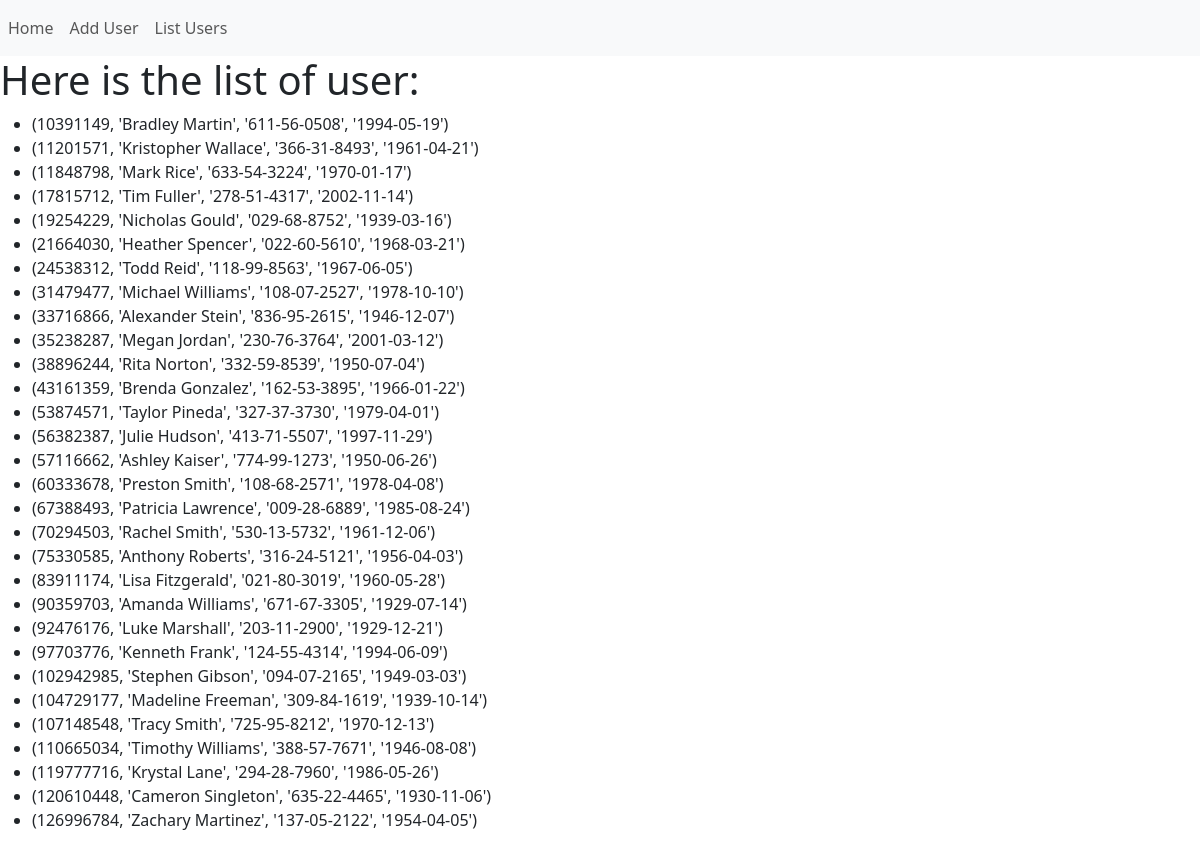
Page /listuser on the committed database.
### app.py (models this page shows, shortened)
class User(db.Model):
    __tablename__ = 'users'
    id = db.Column(db.Integer,primary_key=True)
    name = db.Column(db.Text)
    ssn = db.Column(db.Text)
    zipcode = db.Column(db.Text)
    dob = db.Column(db.Text)
    bills = db.relationship('Bill',backref='user',lazy='dynamic')

### app.py (the view)
@app.route('/listuser')
def list_user():
    users = User.query.all()
    return render_template('listuser.html',users=users)

### templates/listuser.html
{% extends "base.html" %}
{% block content %}
    <div lass="mt-4 p-5 bg-primary text-white rounded">
        <h1>Here is the list of user:</h1>
<ul>
          {% for item in users %}
               <li>  {{ item.id , item.name,item.ssn,item.dob}}  </li>
                {% endfor %}
      </ul>
    </div>
{% endblock%}

### templates/base.html (shortened to what this page needs)
<!doctype html>
<html lang="en">
<head>
    <link href="https://cdn.jsdelivr.net/npm/bootstrap@5.3.3/dist/css/bootstrap.min.css" rel="stylesheet">
  </head>
  <body>
    <nav class="navbar navbar-expand-lg navbar-light bg-light">
        <div class="navbar-nav">
            <a class="nav-item nav-link" href="{{url_for('index')}}">Home</a>
            <a class="nav-item nav-link" href="{{url_for('add_user')}}">Add User</a>
            <a class="nav-item nav-link" href="{{url_for('list_user')}}">List Users</a>
        </div>
    </nav>
    {% block content%}
    {% endblock %}
  </body>
</html>

### rows in the picture
User: id+name+ssn "(10391149, 'Bradley Martin', '611-56-0508', '1994-05-19')"
User: id+name+ssn "(11201571, 'Kristopher Wallace', '366-31-8493', '1961-04-21')"
User: id+name+ssn "(11848798, 'Mark Rice', '633-54-3224', '1970-01-17')"
User: id+name+ssn "(17815712, 'Tim Fuller', '278-51-4317', '2002-11-14')"
User: id+name+ssn "(19254229, 'Nicholas Gould', '029-68-8752', '1939-03-16')"
User: id+name+ssn "(21664030, 'Heather Spencer', '022-60-5610', '1968-03-21')"
User: id+name+ssn "(24538312, 'Todd Reid', '118-99-8563', '1967-06-05')"
User: id+name+ssn "(31479477, 'Michael Williams', '108-07-2527', '1978-10-10')"
User: id+name+ssn "(33716866, 'Alexander Stein', '836-95-2615', '1946-12-07')"
User: id+name+ssn "(35238287, 'Megan Jordan', '230-76-3764', '2001-03-12')"
User: id+name+ssn "(38896244, 'Rita Norton', '332-59-8539', '1950-07-04')"
User: id+name+ssn "(43161359, 'Brenda Gonzalez', '162-53-3895', '1966-01-22')"
User: id+name+ssn "(53874571, 'Taylor Pineda', '327-37-3730', '1979-04-01')"
User: id+name+ssn "(56382387, 'Julie Hudson', '413-71-5507', '1997-11-29')"
User: id+name+ssn "(57116662, 'Ashley Kaiser', '774-99-1273', '1950-06-26')"
User: id+name+ssn "(60333678, 'Preston Smith', '108-68-2571', '1978-04-08')"
User: id+name+ssn "(67388493, 'Patricia Lawrence', '009-28-6889', '1985-08-24')"
User: id+name+ssn "(70294503, 'Rachel Smith', '530-13-5732', '1961-12-06')"
User: id+name+ssn "(75330585, 'Anthony Roberts', '316-24-5121', '1956-04-03')"
User: id+name+ssn "(83911174, 'Lisa Fitzgerald', '021-80-3019', '1960-05-28')"
User: id+name+ssn "(90359703, 'Amanda Williams', '671-67-3305', '1929-07-14')"
User: id+name+ssn "(92476176, 'Luke Marshall', '203-11-2900', '1929-12-21')"
User: id+name+ssn "(97703776, 'Kenneth Frank', '124-55-4314', '1994-06-09')"
User: id+name+ssn "(102942985, 'Stephen Gibson', '094-07-2165', '1949-03-03')"
User: id+name+ssn "(104729177, 'Madeline Freeman', '309-84-1619', '1939-10-14')"
User: id+name+ssn "(107148548, 'Tracy Smith', '725-95-8212', '1970-12-13')"
User: id+name+ssn "(110665034, 'Timothy Williams', '388-57-7671', '1946-08-08')"
User: id+name+ssn "(119777716, 'Krystal Lane', '294-28-7960', '1986-05-26')"
User: id+name+ssn "(120610448, 'Cameron Singleton', '635-22-4465', '1930-11-06')"
User: id+name+ssn "(126996784, 'Zachary Martinez', '137-05-2122', '1954-04-05')"
